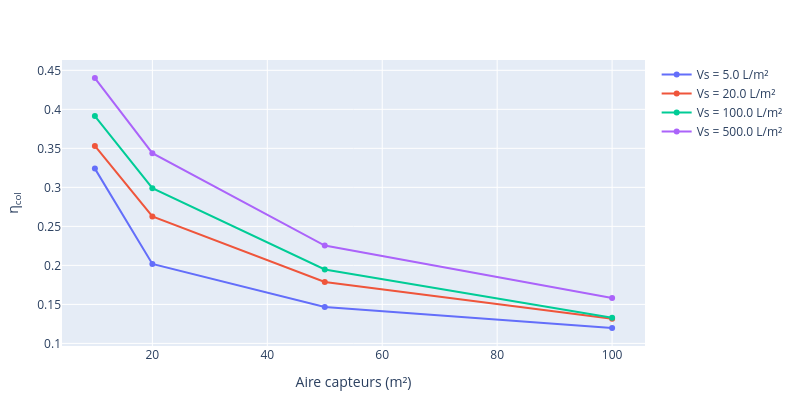

Notebook cell for this chart:
### Code cell
# Trace
traces = [scatter(x = ustrip.(stats.Ag[stats.Vs .== v]),
                  y = ustrip.(η_col[stats.Vs .== v]),
                  mode = "lines+markers",
                  name = "Vs = $(ustrip(v)) L/m²")
          for v in unique(stats.Vs)]

# Plot
fig = plot(traces, Layout(width = 800, height = 400,
                           xaxis_title = "Aire capteurs (m²)",
                           yaxis_title = "η<sub>col</sub>"))

# Save
display(fig)
savefig(fig, "eta-Ag.png", scale = 5)

### Figure 1 — Plotly figure (JSON) as saved in the notebook; plotly's stock layout.template omitted (floating-point values rounded to 4 significant figures)
{"data": [{"mode": "lines+markers", "name": "Vs = 5.0 L/m²", "type": "scatter", "x": [10, 20, 50, 100], "y": [0.324, 0.2019, 0.1466, 0.1198]}, {"mode": "lines+markers", "name": "Vs = 20.0 L/m²", "type": "scatter", "x": [10, 20, 50, 100], "y": [0.3531, 0.2627, 0.1787, 0.1315]}, {"mode": "lines+markers", "name": "Vs = 100.0 L/m²", "type": "scatter", "x": [10, 20, 50, 100], "y": [0.3913, 0.2989, 0.1947, 0.1329]}, {"mode": "lines+markers", "name": "Vs = 500.0 L/m²", "type": "scatter", "x": [10, 20, 50, 100], "y": [0.4401, 0.3438, 0.2254, 0.1583]}], "layout": {"height": 400, "margin": {"b": 50, "l": 50, "r": 50, "t": 60}, "width": 800, "xaxis": {"title": {"text": "Aire capteurs (m²)"}}, "yaxis": {"title": {"text": "η<sub>col</sub>"}}}}
